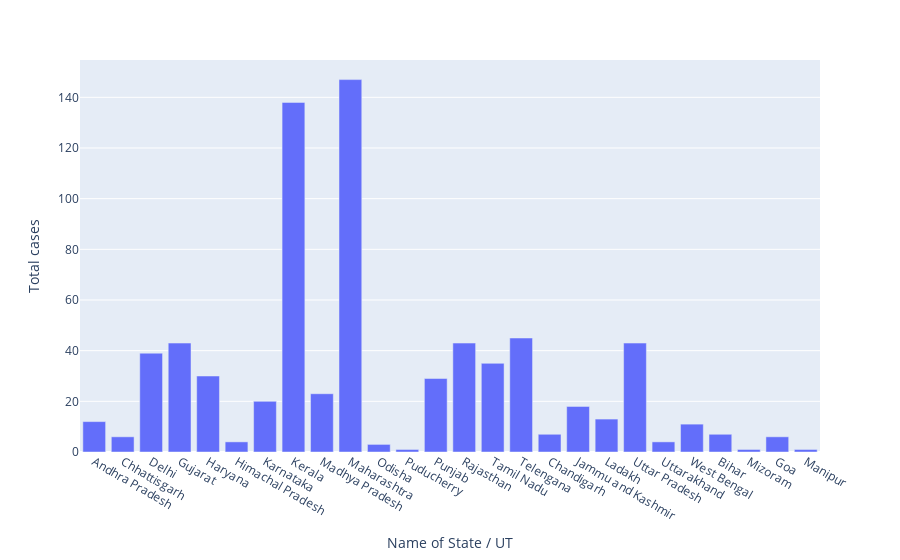

The cell this chart's notebook holds for it:
### Code cell
px.bar(df,x= 'Name of State / UT', y='Total cases')

### Figure 1 — Plotly figure (JSON) as saved in the notebook; plotly's stock layout.template omitted (floating-point values rounded to 4 significant figures)
{"data": [{"alignmentgroup": "True", "hoverlabel": {"namelength": 0}, "hovertemplate": "Name of State / UT=%{x}<br>Total cases=%{y}", "legendgroup": "", "marker": {"color": "#636efa"}, "name": "", "offsetgroup": "", "orientation": "v", "showlegend": false, "textposition": "auto", "type": "bar", "x": ["Andhra Pradesh", "Chhattisgarh", "Delhi", "Gujarat", "Haryana", "Himachal Pradesh", "Karnataka", "Kerala", "Madhya Pradesh", "Maharashtra", "Odisha", "Puducherry", "Punjab", "Rajasthan", "Tamil Nadu", "Telengana", "Chandigarh", "Jammu and Kashmir", "Ladakh", "Uttar Pradesh", "Uttarakhand", "West Bengal", "Bihar", "Mizoram", "Goa", "Manipur"], "xaxis": "x", "y": [12, 6, 39, 43, 30, 4, 20, 138, 23, 147, 3, 1, 29, 43, 35, 45, 7, 18, 13, 43, 4, 11, 7, 1, 6, 1], "yaxis": "y"}], "layout": {"barmode": "relative", "legend": {"tracegroupgap": 0}, "margin": {"t": 60}, "xaxis": {"anchor": "y", "domain": [0, 1], "title": {"text": "Name of State / UT"}}, "yaxis": {"anchor": "x", "domain": [0, 1], "title": {"text": "Total cases"}}}}
